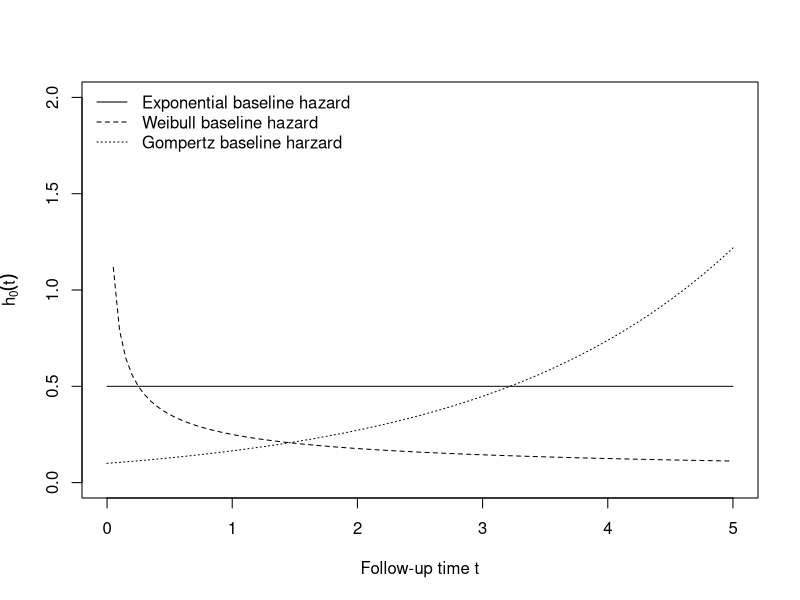
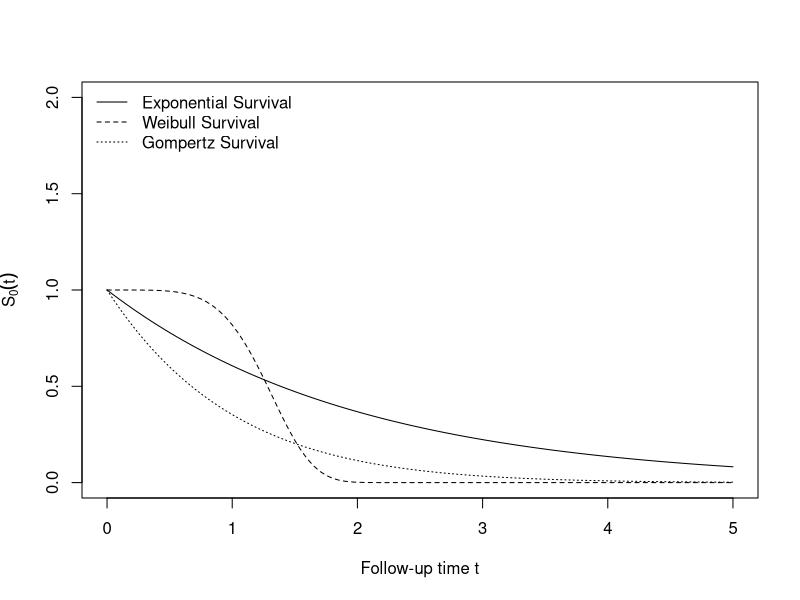
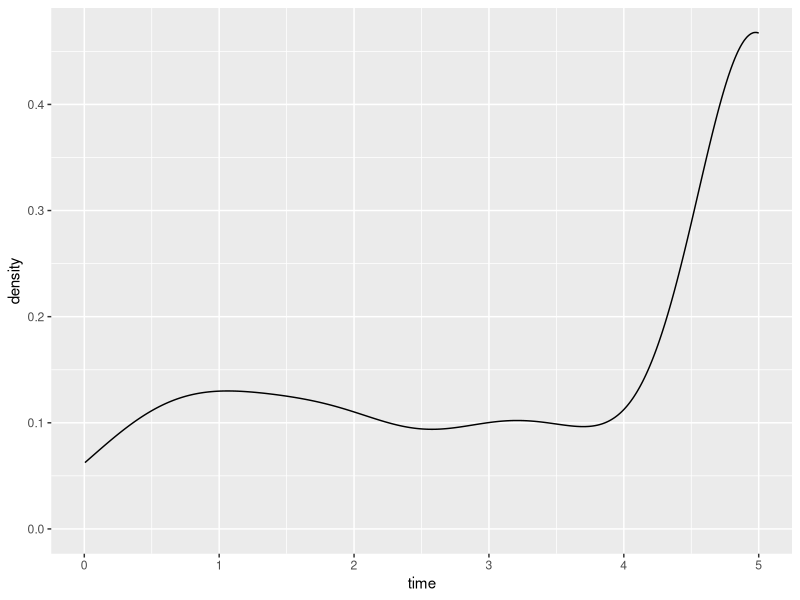

Write R code to recreate these figures, in order. (Note: a time limit stopped this script after it produced the figures.)
## ---- chunk 1
library(tidyverse)
library(caret)
library(survival)
## ---- chunk 2
exp_haz <- function(t, lambda = 0.5) lambda * 1 * t^0
weibull_haz <- function(t, lambda = 0.5, gamma = 0.5) lambda * gamma * t^(gamma - 1)
gompertz_haz <- function(t, alpha = 0.5, lambda = 0.1) lambda * exp(alpha* t)
curve(exp_haz, from = 0, to = 5, lty = 1, ylim = c(0, 2), ylab = expression(h[0](t)), xlab = "Follow-up time t")
curve(weibull_haz, from = 0, to = 5, lty = 2, add = TRUE)
curve(gompertz_haz, from = 0, to = 5, lty = 3, add = TRUE )
legend(x = "topleft", lty = 1:3, legend = c("Exponential baseline hazard", "Weibull baseline hazard","Gompertz baseline harzard"), bty = "n")
## ---- chunk 3
exp_surv <- function(t, lambda = 0.5) exp((-lambda)*t)
weibull_surv <- function(t, lambda = 0.2, gamma = 5) exp((-lambda)*t^gamma)
gompertz_surv <- function(t, alpha = 0.08, lambda = 1) exp(lambda/alpha*(1-exp(alpha*t)))
curve(exp_surv, from = 0, to = 5, lty = 1, ylim = c(0, 2), ylab = expression(S[0](t)), xlab = "Follow-up time t")
curve(weibull_surv, from = 0, to = 5, lty = 2, add = TRUE)
curve(gompertz_surv, from = 0, to = 5, lty = 3, add = TRUE )
legend(x = "topleft", lty = 1:3, legend = c("Exponential Survival", "Weibull Survival", "Gompertz Survival"), bty = "n") 
## ---- chunk 4
cox = function(u, x, lambda, alpha, beta){
    time = (1/alpha) * log(1 - (alpha * log(u) / (lambda * exp(beta * x))))
  }
## ---- chunk 5
simdat = function(n, p, lambda = 0.1, gamma = 1.5, eff = list()) {
  # randomly assign group
  x1 = rbinom(n, 1, 0.5)
  
  u = runif(n)
  useExp = runif(n) < p 
  # generating mixed data
  t =  useExp * (-log(u) / (lambda * exp(eff$b1 * x1))) + (1 - useExp) * (-log(u) / (lambda * exp(eff$b1 * x1)))^(1 / gamma)
  
  # two features
  # x2 = rbinom(n, 1, 0.5)
  # t =  useExp * (-log(u) / (lambda * exp(eff$b1 * x1))) + (1 - useExp) * (-log(u) / (lambda * exp(eff$b2 * x2)))^(1 / gamma)
  
  t[t < 1/365] = 1/365
  t[t == 1 / 365] = t[t == 1 / 365] + rnorm(length(t[t == 1 / 365]), 0, 1e-4)
  t = abs(t)
  
  e = as.numeric(t < 5)
  t = pmin(t, 5)
  
  name = paste("n =", n, ", p =", p, ", eff =", eff[[1]])
  
  return(tibble(name = name, time = t, event = e, x1 = x1))
  # two features
  # return(tibble(name = name, time = t, event = e, x1 = x1, x2 = x2))
}
## ---- chunk 6
simdat2 = function(n, p, lambda = 0.1, alpha = 0.5, eff = list()) {
  # randomly assign group
  x1 = rbinom(n, 1, 0.5)
  
  u = runif(n)
  useExp = runif(n) < p 
  # generating mixed data
  t =  useExp * (-log(u) / (lambda * exp(eff$b1 * x1))) + (1 - useExp) * (1/alpha) * log(1-(alpha*log(u) / (lambda * exp(eff$b1 * x1))))
  
  # two features
  # x2 = rbinom(n, 1, 0.5)
  # t =  useExp * (-log(u) / (lambda * exp(eff$b1 * x1))) + (1 - useExp) * (-log(u) / (lambda * exp(eff$b2 * x2)))^(1 / gamma)
  
  t[t < 1/365] = 1/365
  t[t == 1 / 365] = t[t == 1 / 365] + rnorm(length(t[t == 1 / 365]), 0, 1e-4)
  t = abs(t)
  
  e = as.numeric(t < 5)
  t = pmin(t, 5)
  
  name = paste("n =", n, ", p =", p, ", eff =", eff[[1]])
  
  return(tibble(name = name, time = t, event = e, x1 = x1))
  # two features
  # return(tibble(name = name, time = t, event = e, x1 = x1, x2 = x2))
}
## ---- chunk 7
data = simdat(500, 1, eff = list(b1 = 0.5))

data %>% 
  ggplot() +
  geom_density(aes(x = time))
## ---- chunk 8
fit_exp = function(df) {
  fit.exponential = survreg(Surv(time, event) ~ x1, dist = "exponential", data = df)
  return(as.numeric(-fit.exponential$coefficients[-1]))
}

fit_weibull = function(df) {
  fit.weibull <- survreg(Surv(time, event) ~ x1, dist = "weibull", data = df)
  return(as.numeric(-fit.weibull$coefficients[-1] / fit.weibull$scale))
}

fit_cox = function(df) {
  fit.cox <- coxph(Surv(time, event) ~ x1, data = df)
  return(as.numeric(fit.cox$coefficients))
}
## ---- chunk 9
param_grid = expand.grid(p = seq(0, 1, by = 0.2), n = c(20, 40, 60, 80, 100, 200, 400), rep = 1:500)

sim_dat = param_grid %>% 
  mutate(
    data = map2(n, p, ~simdat(n = .x, p = .y, eff = list(b1 = 0.5)))
  ) %>% 
  mutate(
    b_exp = map_dbl(data, fit_exp),
    b_weibull = map_dbl(data, fit_weibull),
    b_cox = map_dbl(data, fit_cox)
  )

sim_dat %>% 
  ggplot() +
  geom_density(aes(x = b_exp, color = "darkred"), alpha = 0.6) +
  geom_density(aes(x = b_weibull, color = "orange" ), size = 1.2) +
  geom_density(aes(x = b_cox, color = "blue"), alpha = 0.3) +
  geom_vline(xintercept = 0.5) +
  facet_grid(n~p) +
  xlab("estimated beta") +
  scale_colour_manual(name = 'fit methods', 
        values =c('blue'='blue','darkred'='darkred', 'orange' = 'orange'), labels = c('cox','exp', 'weibull'))
## ---- chunk 10
bias = sim_dat %>% 
  select(-data, -rep) %>% 
  mutate(
    b_exp = abs(b_exp - 0.5), 
    b_weibull = abs(b_weibull - 0.5),
    b_cox = abs(b_cox - 0.5)
  )%>% 
  group_by(n, p) %>% 
  summarize(
    exp_bias = mean(b_exp),
    weibull_bias = mean(b_weibull),
    cox_bias = mean(b_cox)
  ) %>% 
  pivot_longer("exp_bias":"cox_bias", names_to = "fit_method", values_to = "bias") %>% 
  mutate(fit_method = as.factor(fit_method))

var = sim_dat %>% 
  select(-data, -rep) %>% 
  group_by(n, p) %>% 
  summarize(
    exp_var = var(b_exp),
    weibull_var = var(b_weibull),
    cox_var = var(b_cox)
  ) %>% 
  pivot_longer("exp_var":"cox_var", names_to = "fit_method", values_to = "var") %>% 
  mutate(fit_method = as.factor(fit_method))


mse = sim_dat %>% 
  select(-data, -rep) %>%
  mutate(
    b_exp = (b_exp - 0.5)^2,
    b_weibull = (b_weibull - 0.5)^2,
    b_cox = (b_cox - 0.5)^2
  ) %>% 
  group_by(n, p) %>% 
  summarize(
    exp_mse = mean(b_exp),
    weibull_mse = mean(b_weibull),
    cox_mse = mean(b_cox)
  ) %>% 
  pivot_longer("exp_mse":"cox_mse", names_to = "fit_method", values_to = "mse") %>% 
  mutate(fit_method = as.factor(fit_method)) 
  
  
ggplot(mse, aes(x = n, y = mse, color = fit_method)) +
  geom_point() +
  geom_line() +
  scale_y_log10() +
  scale_x_log10() +
  facet_grid("p")

ggplot(var, aes(x = n, y = var, color = fit_method)) +
  geom_point() +
  geom_line() +
  scale_y_log10() +
  facet_grid("p")

ggplot(bias, aes(x = n, y = bias, color = fit_method)) +
  geom_point() +
  geom_line() +
  scale_y_log10() +
  facet_grid("p")
## ---- chunk 11
#simdat2(100,0,eff = list(b1 = 0.5))
param_grid2 = expand.grid(p = seq(0, 0.5, by = 0.1), n = c(20, 40, 60, 80, 100, 200, 400), rep = 1:500)
sim_dat2 = param_grid2 %>% 
  mutate(
    data = map2(n, p, ~simdat2(n = .x, p = .y, eff = list(b1 = 0.5)))
  ) %>% 
  mutate(
    b_exp = map_dbl(data, fit_exp),
    b_weibull = map_dbl(data, fit_weibull),
    b_cox = map_dbl(data, fit_cox)
  )

#sim_dat2 %>% 
#  ggplot() +
#  geom_density(aes(x = b_exp, color = "darkred"), alpha = 0.6) +
#  geom_density(aes(x = b_weibull, color = "orange" ), size = 1.2) +
#  geom_density(aes(x = b_cox, color = "blue"), alpha = 0.3) +
#  geom_vline(xintercept = 0.5) +
#  facet_grid(n~p) +
#  xlab("estimated beta") +
#  scale_colour_manual(name = 'fit methods', 
#        values =c('blue'='blue','darkred'='darkred', 'orange' = 'orange'), labels = c('cox','exp', 'weibull'))
## ---- chunk 12
bias2 = sim_dat2 %>% 
  select(-data, -rep) %>% 
  mutate(
    b_exp = abs(b_exp - 0.5), 
    b_weibull = abs(b_weibull - 0.5),
    b_cox = abs(b_cox - 0.5)
  )%>% 
  group_by(n, p) %>% 
  summarize(
    exp_bias = mean(b_exp),
    weibull_bias = mean(b_weibull),
    cox_bias = mean(b_cox)
  ) %>% 
  pivot_longer("exp_bias":"cox_bias", names_to = "fit_method", values_to = "bias") %>% 
  mutate(fit_method = as.factor(fit_method))

var2 = sim_dat2 %>% 
  select(-data, -rep) %>% 
  group_by(n, p) %>% 
  summarize(
    exp_var = var(b_exp),
    weibull_var = var(b_weibull),
    cox_var = var(b_cox)
  ) %>% 
  pivot_longer("exp_var":"cox_var", names_to = "fit_method", values_to = "var") %>% 
  mutate(fit_method = as.factor(fit_method))


mse2 = sim_dat2 %>% 
  select(-data, -rep) %>%
  mutate(
    b_exp = (b_exp - 0.5)^2,
    b_weibull = (b_weibull - 0.5)^2,
    b_cox = (b_cox - 0.5)^2
  ) %>% 
  group_by(n, p) %>% 
  summarize(
    exp_mse = mean(b_exp),
    weibull_mse = mean(b_weibull),
    cox_mse = mean(b_cox)
  ) %>% 
  pivot_longer("exp_mse":"cox_mse", names_to = "fit_method", values_to = "mse") %>% 
  mutate(fit_method = as.factor(fit_method)) 
  
  
ggplot(mse2, aes(x = n, y = mse, color = fit_method)) +
  geom_point() +
  geom_line() +
  scale_y_log10() +
  scale_x_log10() +
  facet_grid("p")

ggplot(var2, aes(x = n, y = var, color = fit_method)) +
  geom_point() +
  geom_line() +
  scale_y_log10() +
  scale_x_log10() +
  facet_grid("p")

ggplot(bias2, aes(x = n, y = bias, color = fit_method)) +
  geom_point() +
  geom_line() +
  scale_y_log10() +
  scale_x_log10() +
  facet_grid("p")

## ---- chunk 13
sim_dat %>% 
  select(-data, -rep) %>% 
  pivot_longer("b_exp":"b_cox", names_to = "fit_method", values_to = "beta") %>% 
  ggplot(aes(x = interaction(n), y = beta, color = fit_method)) +
  geom_boxplot() +
  facet_grid(fit_method~ p)
